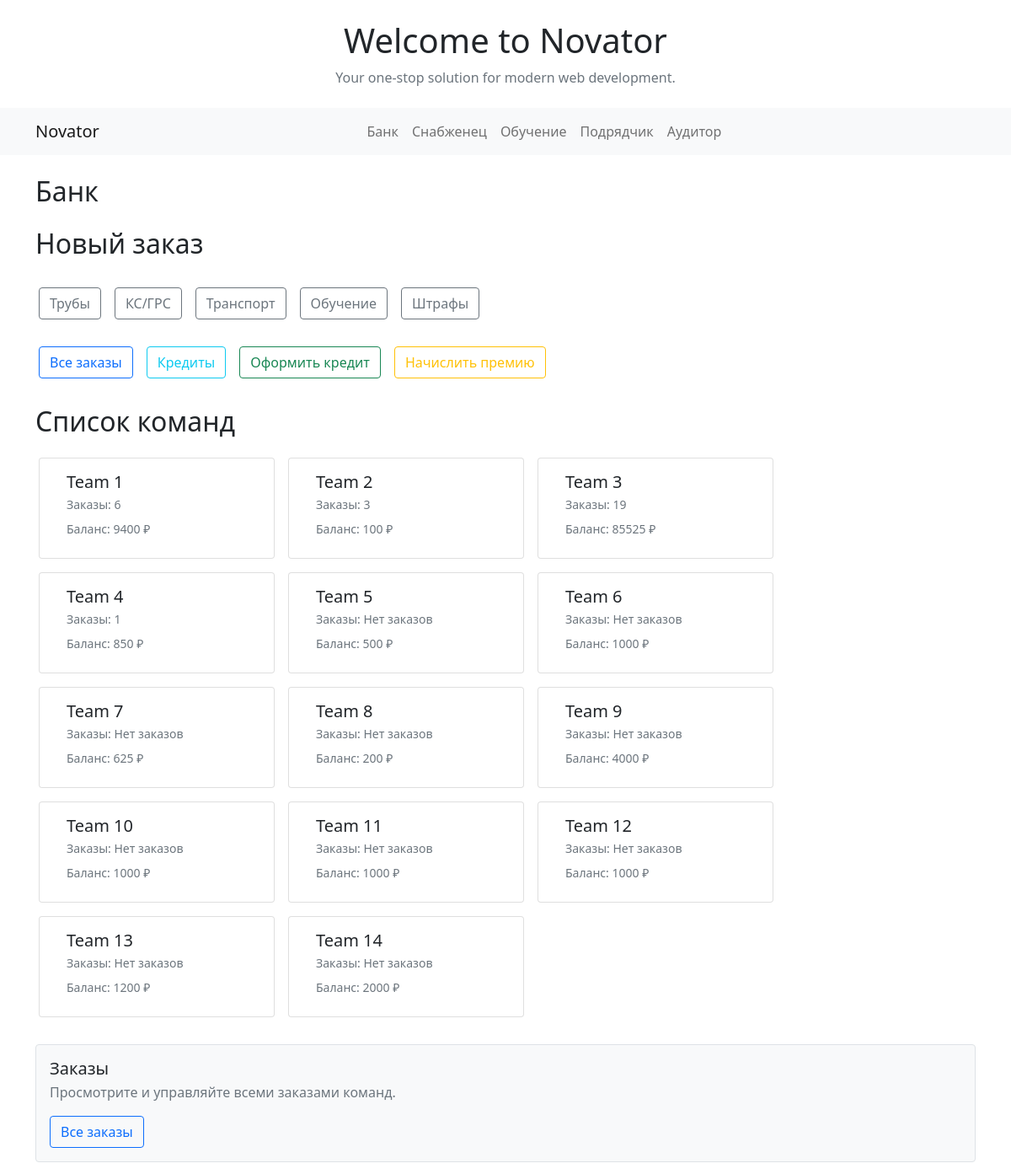
/bank/ (signed in, upper part), run on an earlier commit of the app's database.
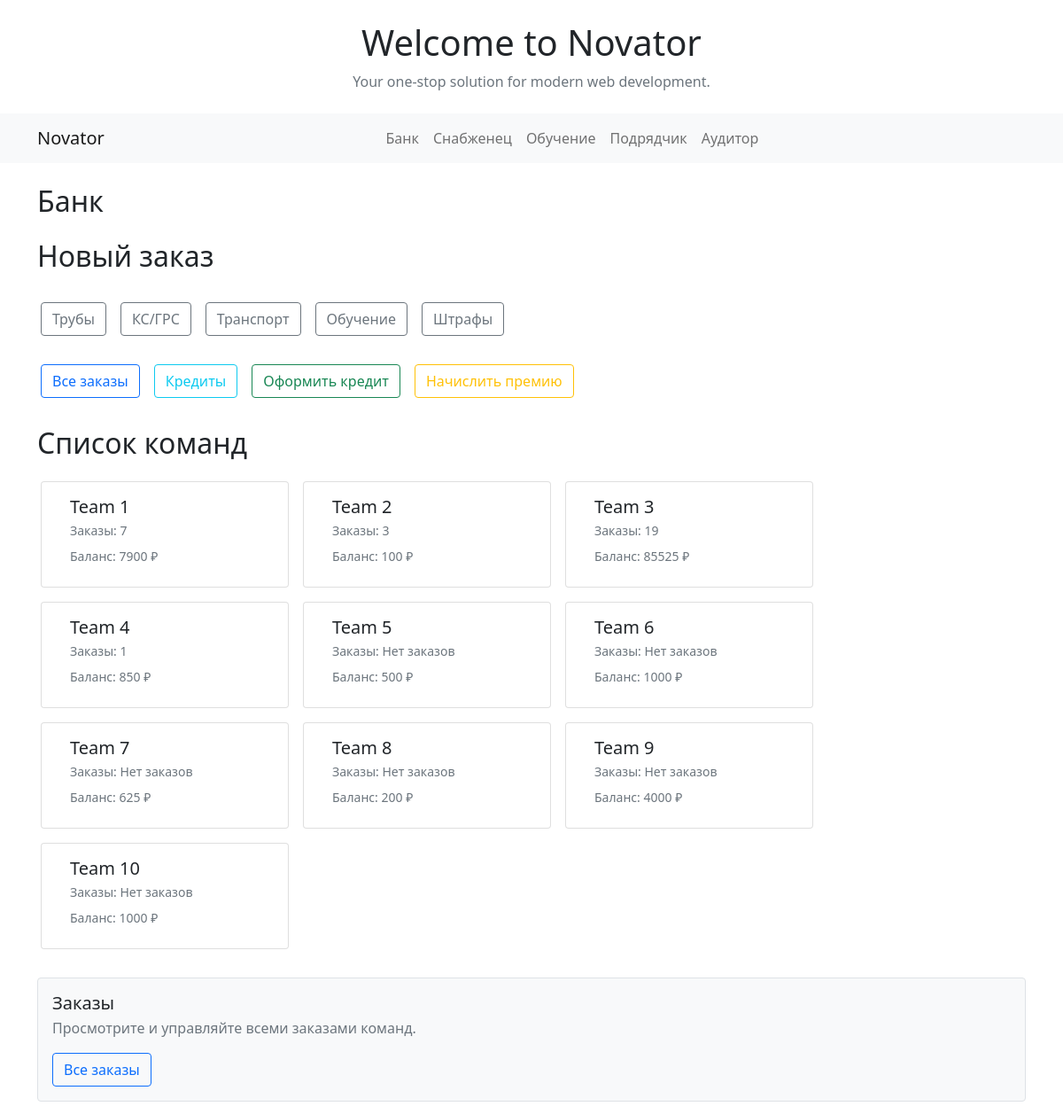
And on a later commit of the database.
### main/models.py (models this page shows, shortened)
class Team(models.Model):
    name = models.CharField(max_length=100, verbose_name='Имя команды')
    slug = models.SlugField(max_length=100)
    status = models.BooleanField(default=False, verbose_name='Активно')

### bank/models.py (models this page shows)
class Balance(models.Model):
    team = models.ForeignKey(Team, on_delete=models.CASCADE)
    money = models.FloatField(max_length=10, verbose_name='Баланс')

### bank/views.py (the view)
# urls.py: path('', views.bank_list, name='bank_list'),
@login_required
def bank_list(request):
    teams = Team.objects.filter(status=True)
    list_teams = {}
    for team in teams:
        zakaz = Zakaz.objects.filter(team=team).count
        balance = Balance.objects.get(team=team)
        list_teams.update({team.pk: {'name': team.name, 'balance': balance.money, 'zakaz': zakaz}})
    new_zakaz = Zakaz.objects.filter(status=1)
    context = {
        'teams': list_teams,
        'new_zakazs': new_zakaz
    }
    return render(request, 'bank/bank.html', context)

### bank/models.py (called while the page is built)
    def get_total_sum(self):
        items = self.zakazitem_set.all()
        return sum(item.get_total() for item in items)

    def get_total(self):
        return self.quantity * self.price

### templates/bank/bank.html (shortened to what this page needs)
{% extends 'base.html' %}
{% block content %}
<div class="container my-4">
  <h2 class="mb-4">Банк</h2>
  <h2 class="mb-4">Новый заказ</h2>
<div class="d-flex flex-row mb-3 gap-3 overflow-auto py-2 px-1">
<a href="{% url 'bank:create_zakaz' %}?category=truba" style="display: block; text-decoration: none; color: inherit;"><button class="btn btn-outline-secondary d-inline-flex align-items-center" type="button">
Трубы</button></a>
<a href="{% url 'bank:create_zakaz' %}?category=ksgrs" style="display: block; text-decoration: none; color: inherit;"><button class="btn btn-outline-secondary d-inline-flex align-items-center" type="button">
КС/ГРС</button></a>
<a href="{% url 'bank:create_zakaz' %}?category=auto" style="display: block; text-decoration: none; color: inherit;"><button class="btn btn-outline-secondary d-inline-flex align-items-center" type="button">
Транспорт</button></a>
<a href="{% url 'bank:create_zakaz' %}?category=obuchenie" style="display: block; text-decoration: none; color: inherit;"><button class="btn btn-outline-secondary d-inline-flex align-items-center" type="button">
Обучение</button></a>
<a href="{% url 'bank:create_zakaz' %}?category=shtraf" style="display: block; text-decoration: none; color: inherit;"><button class="btn btn-outline-secondary d-inline-flex align-items-center" type="button">
Штрафы</button></a>
</div>
  <div class="d-flex flex-row mb-3 gap-3 overflow-auto py-2 px-1">
    <a href="{% url 'bank:zakaz_list' %}" class="btn btn-outline-primary d-inline-flex align-items-center">
      Все заказы
    </a>
    <a href="{% url 'bank:credit_list' %}" class="btn btn-outline-info d-inline-flex align-items-center">
      Кредиты
    </a>
    <a href="{% url 'bank:new_credit' %}" class="btn btn-outline-success d-inline-flex align-items-center">
      Оформить кредит
    </a>
    <a href="{% url 'bank:new_premia' %}" class="btn btn-outline-warning d-inline-flex align-items-center">
      Начислить премию
    </a>
  </div>
</div>
<div class="container my-4">
  <div class="d-flex justify-content-between align-items-center mb-3">
    <h2 class="m-0">Список команд</h2>
  </div>
  {% if teams %}
    <div class="team-row d-flex flex-row flex-wrap gap-3 overflow-auto py-2 px-1" style="scroll-behavior:smooth;">
      {% for pk,team in teams.items %}
        <a href="{% url 'bank:team_detail' pk %}" style="display: block; text-decoration: none; color: inherit;"><div class="card" style="min-width:280px; max-width:320px;">
          <div class="card-body d-flex align-items-start">
            <div class="flex-grow-1">
              <h5 class="card-title mb-1">{{ team.name }}</h5>
               <p class="card-text mb-2 text-muted
               small">Заказы: {{ team.zakaz|default:"Нет заказов" }}</p>
              <div class="d-flex justify-content-between align-items-center">
                <div class="small text-muted">
                  <p class="card-text mb-2">
                    Баланс: {{ team.balance|floatformat:0 }} ₽ </p>
                </div>
              </div>
            </div>
          </div>
        </div></a>
      {% endfor %}
    </div>
  {% else %}
    <p class="text-muted">No teams found.</p>
  {% endif %}
</div>
<div class="container my-4">
  <div class="border rounded p-3 bg-light">
    <h5 class="mb-1">Заказы</h5>
    <p class="mb-0 text-muted">Просмотрите и управляйте всеми заказами команд.</p>
    <a href="{% url 'bank:zakaz_list' %}" class="btn btn-outline-primary mt-3">Все заказы</a>
  </div>
    </div>
{% endblock %}

What changed in the data, as far as the page shows it:
no longer on this page (row edited): Team: name "Team 11"
no longer on this page (row unchanged): Balance: balance "1000"
no longer on this page (row edited): Team: name "Team 12"
no longer on this page (row unchanged): Balance: balance "1000"
no longer on this page (row edited): Team: name "Team 13"
no longer on this page (row unchanged): Balance: balance "1200"
no longer on this page (row edited): Team: name "Team 14"
no longer on this page (row unchanged): Balance: balance "2000"
Also different on the page:
new list line: "Team 1"
new list line: "Заказы: 7 Баланс: ₽"
new list line: "7900"
list line gone: "Team 1"
list line gone: "Заказы: 6 Баланс: ₽"
list line gone: "9400"
list line gone: "Заказы: Нет заказов Баланс: ₽"
